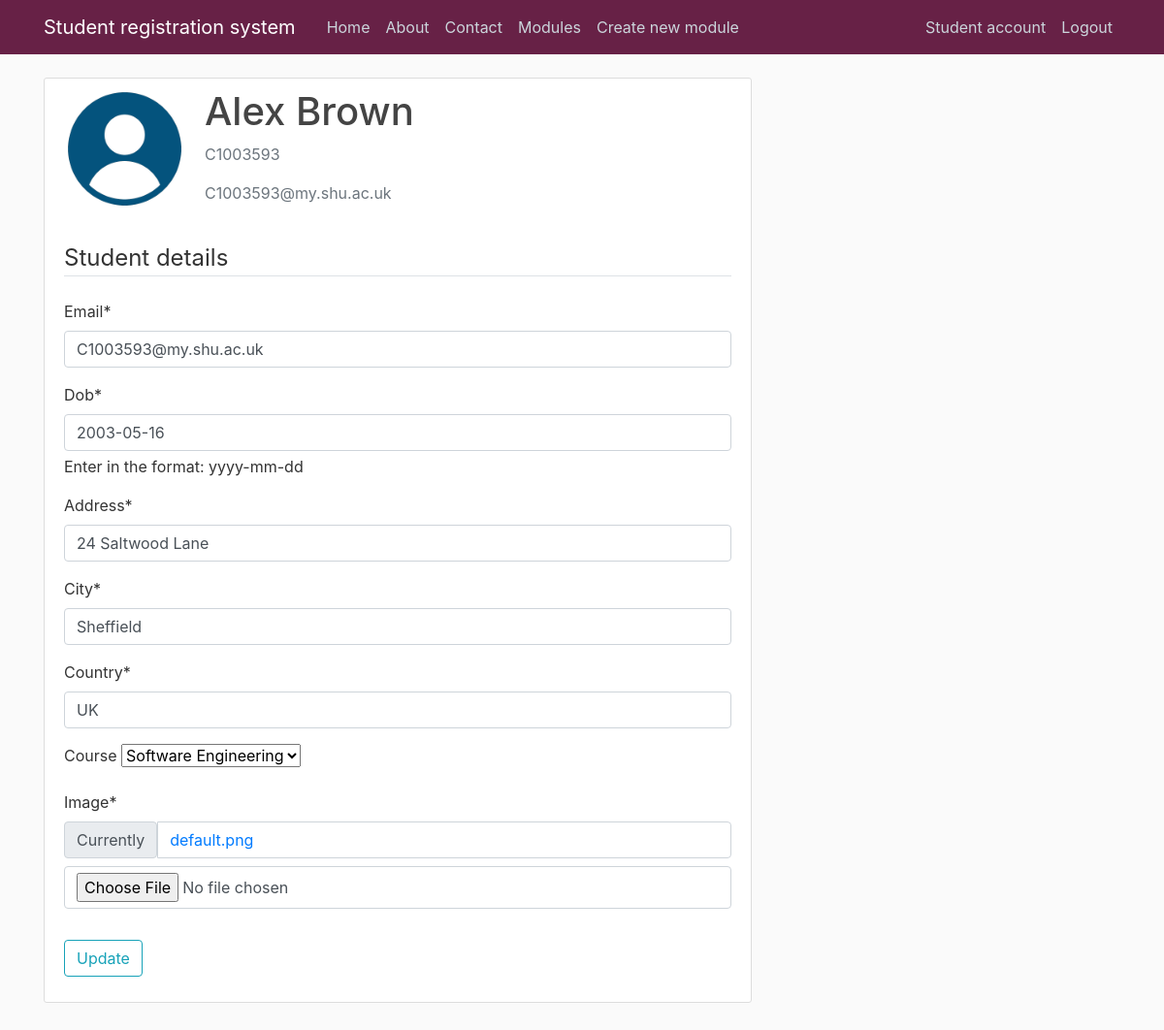
Page /studentAccount (signed in) on the committed database.
### users/models.py (models this page shows)
class studentAccount(models.Model):
    user = models.OneToOneField(User, null = True, on_delete= models.CASCADE)
    DOB = models.DateField(null = True)
    Address = models.CharField(max_length=30, null = True)
    City = models.CharField(max_length=20, null = True)
    Country = models.CharField(max_length=20, null = True)
    image = models.ImageField(default = 'default.png', upload_to= 'profile_pics')
    Course = models.ForeignKey(Course, on_delete=models.SET_NULL, null = True, blank = True)
    def __str__(self):
        return f'{self.user.first_name} {self.user.last_name}'

### users/views.py (the view)
# urls.py: path('studentAccount', user_views.studentAccount, name = 'studentAccount'),
@login_required
def studentAccount(request):
    if request.method == 'POST':
        u_form = UserUpdateForm(request.POST, instance = request.user)
        p_form = studentAccountUpdateForm(request.POST, request.FILES, instance = request.user.studentaccount)
        u_form.save()
        p_form.save()
        messages.success(request, 'Your account has been successfully updated')
        return redirect('studentAccount')
    else:
        u_form = UserUpdateForm(instance = request.user)
        p_form = studentAccountUpdateForm(instance = request.user.studentaccount)
        context = {'u_form': u_form, 'p_form': p_form, 'title': 'Student Account'}
        return render(request, 'users/studentAccount.html', context)

### users/forms.py
class UserUpdateForm(forms.ModelForm):
    email = forms.EmailField()
    class Meta:
        model = User
        fields = ['email']

class studentAccountUpdateForm(forms.ModelForm):
    DOB = forms.DateField(help_text = 'Enter in the format: yyyy-mm-dd')
    class Meta:
        model = studentAccount
        fields = ['DOB', 'Address', 'City', 'Country', 'Course', 'image']

### ModuleRegistrationSystem/models.py (called while the page is built)
    def __str__(self):
        return f'{self.name}'

### users/templates/users/studentAccount.html (shortened to what this page needs)
{% extends "ModuleRegistrationSystem/base.html" %}
{% load crispy_forms_tags %}
{% block content %}
<div class="content-section">
    <div class="media">
    <p><img class="rounded-circle account-img" src="{{user.studentaccount.image.url}}"></p>
        <div class="media-body">
            <h2 class="account-heading">{{user.studentaccount}}</h2>
            <p class="text-secondary">{{user.username}}</p>
            <p class="text-secondary">{{user.email}}</p>
        </div>
    </div>
    <form method="POST" enctype="multipart/form-data">
        <fieldset class="form-group">
            <legend class="border-bottom mb-4">Student details</legend>
            {{ u_form | crispy }}
            {{ p_form | crispy }}
        </fieldset>
        <div class="form-group">
            <button class="btn btn-outline-info" type="submit">Update</button>
        </div>
    </form>
</div>
{% endblock content %}

### ModuleRegistrationSystem/static/css/styles.css (style rules this page uses)
html { position: relative; min-height: 100%; }
body { background: #fafafa; color: #333333; margin-top: 5rem; margin-bottom: 50px; }
h1, h2, h3, h4, h5, h6 { color: #444444; }
.content-section { background: #ffffff; padding: 10px 20px; border: 1px solid #dddddd; border-radius: 3px; margin-bottom: 20px; }
.account-img { height: 125px; width: 125px; margin-right: 20px; margin-bottom: 16px; }
.account-heading { font-size: 2.5rem; }

### rows in the picture
studentAccount: DOB "2003-05-16", Address "24 Saltwood Lane", City "Sheffield", Country "UK", Course "Software Engineering"

### other values in the picture
{{ user.studentaccount }} "Alex Brown"
{{ user.username }} "C1003593"
{{ user.email }} "C1003593@my.shu.ac.uk"
